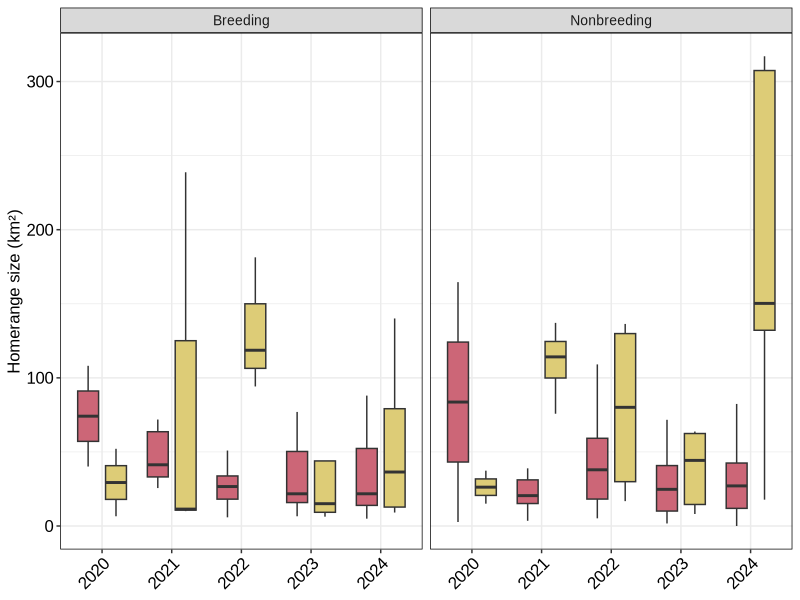
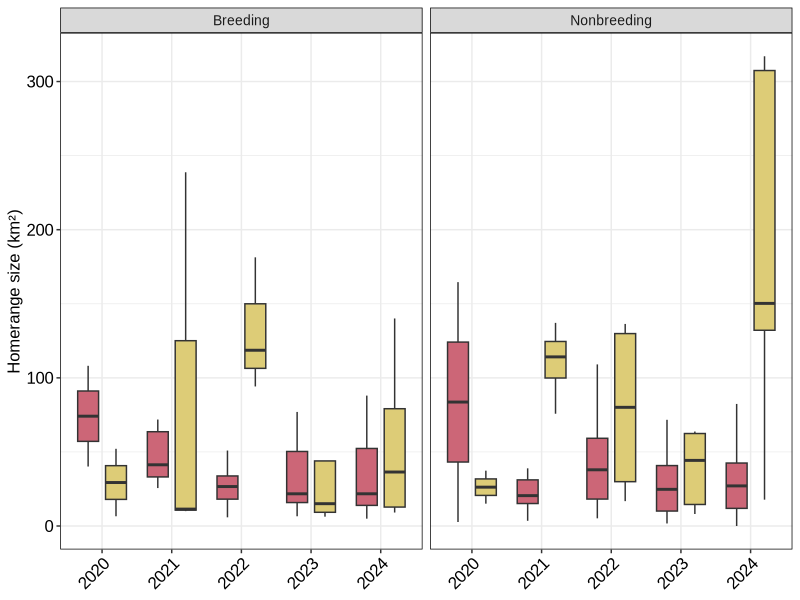

Write the R code that produced these figures, in order.
# Load required packages
library(readxl)
library(dplyr)
library(tidyr)
library(ggplot2)

# Define a theme used when plotting
My_Theme = theme_bw() +
  theme(axis.title.x = element_text(size=12, family = "Arial"),
        axis.text.x = element_text(angle=45, colour="black", 
                                   vjust=1, hjust=1, size=12, family = "Arial"),
        axis.text.y = element_text(colour = "black", size=12, family = "Arial"),
        axis.title.y = element_text(size=12, family = "Arial"),
        plot.title = element_text(size=12, family = "Arial"),
        legend.title = element_text(face = "bold", size=12, family = "Arial"),
        legend.text = element_text(size = 12, family = "Arial"),
        legend.position = "none",  
        legend.key.size = unit(1, "cm"),
        strip.text.x = element_text(size=10, family = "Arial"),
        strip.text.y = element_text(size=10, family = "Arial"),
        panel.border = element_rect(fill = NA, colour = "black"),
        strip.background = element_rect(colour="black"))

# Read in the data
df <- read_excel("breed_nobreed.xlsx")

# Reshape the data
df_long <- df %>%
  pivot_longer(
    cols = c(Nonbreeding, Breeding),
    names_to  = "Season",
    values_to = "HR_size"
  ) %>%
  mutate(
    Season = factor(Season, levels = c("Breeding", "Nonbreeding")),
    sex    = factor(Sex, levels = c("Male", "Female"))
  ) |>
  filter(HR_size <= 350)

# 3. Box-and-Whisker plot
ggplot(df_long, aes(x = factor(Year), y = HR_size, fill = Sex)) +   
  geom_boxplot(
    position = position_dodge(width = 0.8),
    width = 0.6,
    outlier.shape = NA
  ) +
  facet_wrap(~Season) +
  scale_fill_manual(values = c(
    "M" = "#DDCC77",   # Male
    "F" = "#CC6677"    # Female
  )) +                  
  labs(
    title = NULL,
    x = NULL,
    y = "Homerange size (km²)"   
  ) +
  My_Theme

# Save the plot as a PDF
ggsave(
  filename = "breed_nobreedsize.pdf",   
  plot = last_plot(),                  
  device = cairo_pdf(),                   
  width = 3.35,                        # 85 mm
  height = 4,                         
)
